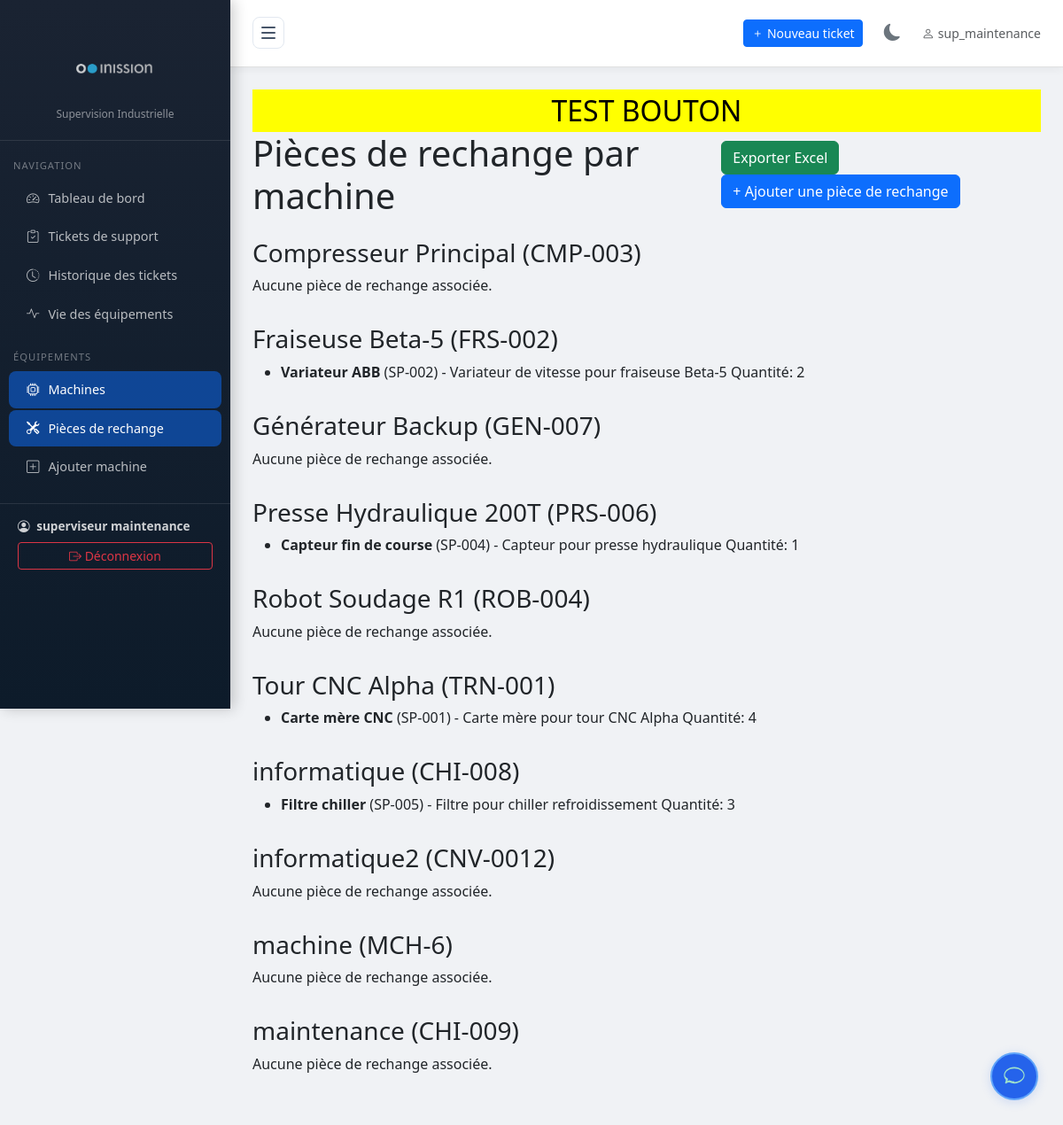
/machines/spare-parts/ (signed in), run on the app's committed database.
### tickets/models.py (models this page shows, shortened)
class Machine(models.Model):
    nom = models.CharField(max_length=200, verbose_name="Nom de la machine")
    reference = models.CharField(max_length=100, unique=True, verbose_name="Référence")
    localisation = models.CharField(max_length=200, verbose_name="Localisation / Zone")
    description = models.TextField(blank=True, verbose_name="Description")
    actif = models.BooleanField(default=True, verbose_name="Active")
    date_installation = models.DateField(null=True, blank=True, verbose_name="Date d'installation")
    department = models.ForeignKey('Department', on_delete=models.SET_NULL, null=True, blank=True, verbose_name="Département associé")
    operator = models.ForeignKey('OperatorProfile', on_delete=models.SET_NULL, null=True, blank=True, verbose_name="Opérateur assigné")
    manuel_pdf = models.FileField(upload_to='machines/manuals/', blank=True, null=True, verbose_name="Manuel d'utilisation (PDF)")
    manuel_texte = models.TextField(blank=True, null=True, verbose_name="Manuel d'utilisation (texte)")
    class Meta:
        verbose_name = "Machine"
        verbose_name_plural = "Machines"
        ordering = ['nom']

class SparePart(models.Model):
    nom = models.CharField(max_length=200, verbose_name="Nom de la pièce")
    reference = models.CharField(max_length=100, unique=True, verbose_name="Référence pièce")
    description = models.TextField(blank=True, verbose_name="Description")
    machines = models.ManyToManyField('Machine', related_name='spare_parts', blank=True, verbose_name="Machines concernées")
    quantite = models.PositiveIntegerField(default=0, verbose_name="Quantité disponible")
    actif = models.BooleanField(default=True, verbose_name="Active")
    class Meta:
        verbose_name = "Pièce de rechange"
        verbose_name_plural = "Pièces de rechange"
        ordering = ['nom']

### tickets/views.py (the view)
# urls.py: path('machines/spare-parts/', views.machine_spare_parts_view, name='machine_spare_parts'),
@login_required
def machine_spare_parts_view(request):
    from .models import Machine
    machines = Machine.objects.prefetch_related('spare_parts').all()
    spare_parts = SparePart.objects.all()
    stock_critique = spare_parts.filter(quantite__lt=3, actif=True)
    return render(request, 'tickets/machine_spare_parts.html', {
        'machines': machines,
        'spare_parts': spare_parts,
        'stock_critique': stock_critique,
    })

### tickets/templatetags/permissions.py (called while the page is built)
@register.filter
def is_admin_or_supervisor(user):
    if user.is_superuser or user.is_staff:
        return True
    profile = getattr(user, 'operatorprofile', None)
    return profile and profile.role == 'superviseur'

### templates/tickets/machine_spare_parts.html (shortened to what this page needs)
{% extends 'tickets/base.html' %}
{% block content %}
<div style="background: #ff0; color: #000; font-size: 2em; text-align: center;">TEST BOUTON</div>
<div style="display: flex; justify-content: space-between; align-items: center; margin-bottom: 1.5em;">
  <h1 style="margin: 0;">Pièces de rechange par machine</h1>
  <div>
    <a href="{% url 'export_spare_parts_excel' %}" class="btn btn-success" style="margin-right: 0.5em;">Exporter Excel</a>
    <a href="{% url 'add_spare_part' %}" class="btn btn-primary">+ Ajouter une pièce de rechange</a>
  </div>
</div>
<div>
  {% for machine in machines %}
    <div style="margin-bottom:2em;">
      <h3>{{ machine.nom }} ({{ machine.reference }})</h3>
      {% if machine.spare_parts.all %}
        <ul>
          {% for part in machine.spare_parts.all %}
            <li>
              <strong>{{ part.nom }}</strong> ({{ part.reference }}) - {{ part.description }}
              <span>Quantité: {{ part.quantite }}</span>
            </li>
          {% empty %}
            <li>Aucune pièce de rechange associée.</li>
          {% endfor %}
        </ul>
      {% else %}
        <p>Aucune pièce de rechange associée.</p>
      {% endif %}
    </div>
  {% endfor %}
</div>
{% endblock %}

### tickets/templates/tickets/base.html (shortened to what this page needs)
{% load static %}
{% load permissions %}
<!DOCTYPE html>
<html lang="fr">
<head>
    <link href="https://cdnjs.cloudflare.com/ajax/libs/bootstrap/5.3.2/css/bootstrap.min.css" rel="stylesheet">
    <link href="https://cdnjs.cloudflare.com/ajax/libs/bootstrap-icons/1.11.3/font/bootstrap-icons.min.css" rel="stylesheet">
</head>
<body>
{% if user.is_authenticated %}
<div id="sidebar" class="sidebar d-flex flex-column">
    <div class="sidebar-inner">
    <div class="sidebar-brand flex-shrink-0">
        <img src="{% static 'img/inission.png' %}" alt="Inission Logo" class="brand-icon" style="background: none; width: 150px; height: 100px; object-fit: contain; border-radius: 12px; border: none; box-shadow: none; display: flex; align-items: center; justify-content: center; margin: 0 auto 0;" />
        <small style="margin-top: 0; display: block;">Supervision Industrielle</small>
    </div>
    <nav class="mt-2 flex-grow-1">
        <div class="sidebar-section">Navigation</div>
        <a href="{% url 'dashboard' %}" class="nav-link {% if request.resolver_match.url_name == 'dashboard' %}active{% endif %}">
            <i class="bi bi-speedometer2"></i><span>Tableau de bord</span>
        </a>
        <a href="{% url 'demande_dashboard' %}" class="nav-link {% if 'demande' in request.resolver_match.url_name %}active{% endif %}">
            <i class="bi bi-clipboard-check"></i><span>Tickets de support</span>
        </a>
            <a href="{% url 'ticket_history_list' %}" class="nav-link {% if request.resolver_match.url_name == 'ticket_history_list' %}active{% endif %}">
                <i class="bi bi-clock-history"></i><span>Historique des tickets</span>
            </a>
        <a href="{% url 'viee_dashboard' %}" class="nav-link {% if 'viee' in request.resolver_match.url_name %}active{% endif %}">
            <i class="bi bi-activity"></i><span>Vie des équipements</span>
        </a>
        {% if user|is_admin_or_supervisor %}
        <div class="sidebar-section">Équipements</div>
        <a href="{% url 'machine_list' %}" class="nav-link {% if 'machine' in request.resolver_match.url_name %}active{% endif %}">
            <i class="bi bi-cpu"></i><span>Machines</span>
        </a>
            <a href="{% url 'machine_spare_parts' %}" class="nav-link {% if request.resolver_match.url_name == 'machine_spare_parts' %}active{% endif %}">
                <i class="bi bi-tools"></i><span>Pièces de rechange</span>
            </a>
        <a href="{% url 'machine_create' %}" class="nav-link">
            <i class="bi bi-plus-square"></i><span>Ajouter machine</span>
        </a>
        {% endif %}
    </nav>
    <div class="sidebar-footer flex-shrink-0">
        <div class="user-info">
            <i class="bi bi-person-circle me-1"></i>
            <strong>{{ user.get_full_name|default:user.username }}</strong>
        </div>
        <form action="{% url 'logout' %}" method="post" style="margin-top:8px;">
            <button type="submit" class="btn btn-sm btn-outline-danger w-100">
                <i class="bi bi-box-arrow-right"></i> <span>Déconnexion</span>
            </button>
        </form>
    </div>
    </div>
</div>
<div id="main" class="main-content">
    <div class="topbar">
        <button id="toggle-btn" onclick="toggleSidebar()">
            <span></span>
            <span></span>
            <span></span>
        </button>
        <div class="d-flex align-items-center gap-3">
            <a href="{% url 'demande_create' %}" class="btn btn-primary btn-sm">
                <i class="bi bi-plus"></i> Nouveau ticket
            </a>
            <button class="theme-toggle-btn" onclick="toggleTheme()" title="Basculer le thème">
                <i class="bi bi-moon-fill" id="theme-icon"></i>
            </button>
            <span class="text-muted small"><i class="bi bi-person me-1"></i>{{ user.username }}</span>
        </div>
    </div>
    <div class="page-content">
        {% block content %}{% endblock %}
    </div>
</div>
{% endif %}
{% if user.is_authenticated %}
{% include "tickets/chatbot_widget.html" %}
{% endif %}
</body>
</html>

### tickets/templates/tickets/base.html (style rules this page uses)
:root { --sidebar-width: 260px; --primary: #1a2332; --accent: #0d6efd; --danger: #dc3545; }
body { background: #f0f2f5; font-family: 'Segoe UI', sans-serif; }
.sidebar { width: var(--sidebar-width); min-width: var(--sidebar-width); background: linear-gradient(180deg, #1a2332 0%, #0d1b2a 100%); min-height: 100vh; position: fixed; top: 0; left: 0; z-index: 1000; overflow-y: auto; overflow-x: hidden; box-shadow: 4px 0 15px rgba(0,0,0,0.2); max-height: 100vh; transition: width 0.3s ease, min-width 0.3s ease; }
.sidebar-inner { width: var(--sidebar-width); transition: width 0.3s ease; }
.sidebar-brand { padding: 20px; border-bottom: 1px solid rgba(255,255,255,0.1); text-align: center; }
.sidebar-brand small { color: rgba(255,255,255,0.5); font-size: 0.75rem; }
.sidebar-brand .brand-icon { width: 50px; height: 50px; background: white; border-radius: 12px; display: flex; align-items: center; justify-content: center; margin: 0 auto 10px; font-size: 1.5rem; position: relative; border: 2px solid #e0e0e0; }
.sidebar-brand .brand-icon::before { content: ''; position: absolute; width: 16px; height: 16px; border: 3px solid #000; border-radius: 50%; left: 8px; top: 50%; transform: translateY(-50%); }
.sidebar-brand .brand-icon::after { content: ''; position: absolute; width: 16px; height: 16px; background: #00a896; border-radius: 50%; right: 8px; top: 50%; transform: translateY(-50%); }
#toggle-btn { width: 36px; height: 36px; background: white; border: 1px solid #e2e8f0; border-radius: 8px; cursor: pointer; display: flex; flex-direction: column; align-items: center; justify-content: center; gap: 4px; transition: all 0.3s ease; margin-right: 15px; flex-shrink: 0; }
#sidebar:not(.collapsed) ~ #main { margin-left: var(--sidebar-width); }
#toggle-btn span { display: block; width: 16px; height: 2px; background: #475569; border-radius: 2px; transition: transform 0.3s, opacity 0.3s; }
.sidebar-section { padding: 10px 15px 5px; font-size: 0.7rem; color: rgba(255,255,255,0.4); text-transform: uppercase; letter-spacing: 1px; margin-top: 10px; }
.sidebar .nav-link { color: rgba(255,255,255,0.7); padding: 10px 20px; border-radius: 8px; margin: 2px 10px; font-size: 0.9rem; transition: all 0.2s; display: flex; align-items: center; gap: 10px; }
.sidebar .nav-link:hover, .sidebar .nav-link.active { background: rgba(13,110,253,0.3); color: #fff; }
.sidebar .nav-link.active { background: rgba(13,110,253,0.5); }
.sidebar-footer { padding: 15px 20px; border-top: 1px solid rgba(255,255,255,0.1); margin-top: 20px; }
.user-info { color: rgba(255,255,255,0.8); font-size: 0.85rem; }
.main-content { margin-left: var(--sidebar-width); min-height: 100vh; transition: margin-left 0.3s; }
.topbar { background: white; padding: 15px 25px; border-bottom: 1px solid #e0e0e0; box-shadow: 0 2px 10px rgba(0,0,0,0.05); display: flex; align-items: center; justify-content: space-between; }
.page-content { padding: 25px; }
.theme-toggle-btn { background: none; border: none; color: #6c757d; font-size: 1.2rem; cursor: pointer; padding: 8px; border-radius: 6px; transition: all 0.3s ease; display: flex; align-items: center; justify-content: center; }

### data on the page
Machine: nom "Compresseur Principal", reference "CMP-003", shows "Aucune pièce de rechange associée."
Machine: nom "Fraiseuse Beta-5", reference "FRS-002"
SparePart: nom "Variateur ABB", reference "SP-002", description "Variateur de vitesse pour fraiseuse Beta-5", quantite "2"
Machine: nom "Générateur Backup", reference "GEN-007", shows "Aucune pièce de rechange associée."
Machine: nom "Presse Hydraulique 200T", reference "PRS-006"
SparePart: nom "Capteur fin de course", reference "SP-004", description "Capteur pour presse hydraulique", quantite "1"
Machine: nom "Robot Soudage R1", reference "ROB-004", shows "Aucune pièce de rechange associée."
Machine: nom "Tour CNC Alpha", reference "TRN-001"
SparePart: nom "Carte mère CNC", reference "SP-001", description "Carte mère pour tour CNC Alpha", quantite "4"
Machine: nom "informatique", reference "CHI-008"
SparePart: nom "Filtre chiller", reference "SP-005", description "Filtre pour chiller refroidissement", quantite "3"
Machine: nom "informatique2", reference "CNV-0012", shows "Aucune pièce de rechange associée."
Machine: nom "machine", reference "MCH-6", shows "Aucune pièce de rechange associée."
Machine: nom "maintenance", reference "CHI-009", shows "Aucune pièce de rechange associée."

### other printed values
{{ user.get_full_name|default:user.username }} "superviseur maintenance"
{{ user.username }} "sup_maintenance"
